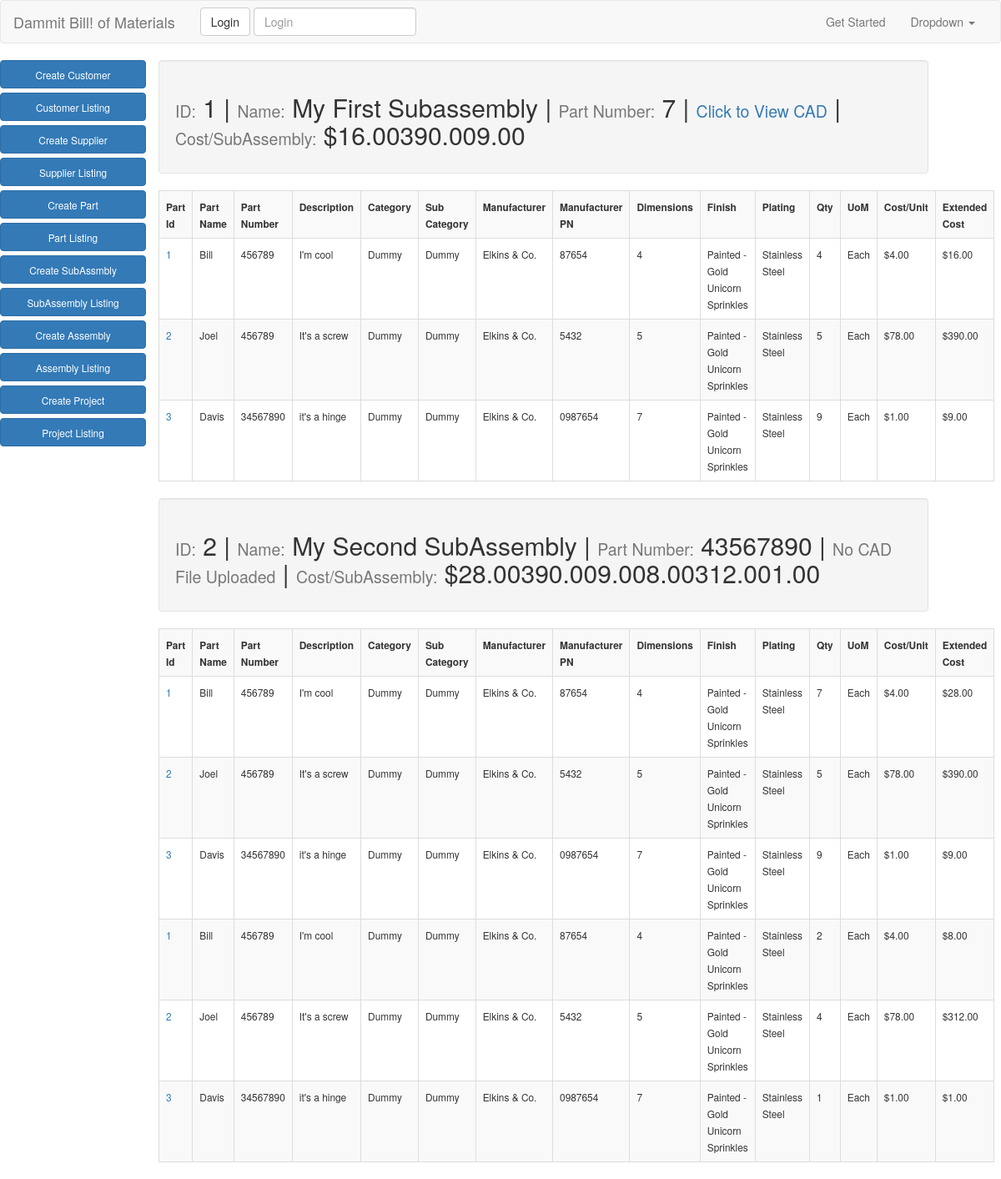
/subassembly_list/, run on the app's committed database.
### app/models.py (models this page shows, shortened)
class SubAssembly(models.Model):
    sub_assembly_name = models.CharField(max_length=50)
    sub_assembly_number = models.CharField(max_length=50)
    description = models.CharField(max_length=50, null=True, blank=True)
    category = models.ForeignKey(Category, null=True, blank=True)
    sub_category = models.ForeignKey(SubCategory, null=True, blank=True)
    mfg_supplier = models.ForeignKey('app.Supplier', null=True, blank=True)
    mfg_supplier_pn = models.CharField(max_length=50, null=True, blank=True)
    finish = models.ForeignKey('app.FinishTable', null=True, blank=True)
    plating = models.ForeignKey('app.PlatingTable', null=True, blank=True)
    subassembly_cost = models.DecimalField(max_digits=10, decimal_places=2, null=True, blank=True)
    notes = models.TextField(null=True, blank=True)
    cad_file = models.FileField(upload_to="cad_files", null=True, blank=True)

class SubAssemblyQuantity(models.Model):
    part = models.ForeignKey(Part)
    quantity = models.IntegerField()
    assembly = models.ForeignKey('app.SubAssembly')

class Part(models.Model):
    part_name = models.CharField(max_length=50)
    part_number = models.CharField(max_length=50)
    description = models.CharField(max_length=50)
    category = models.ForeignKey(Category)
    sub_category = models.ForeignKey(SubCategory)
    manufacturer = models.ForeignKey('app.Supplier', null=True, blank=True)
    manufacturer_pn = models.CharField(max_length=50, null=True, blank=True)
    dimensions = models.CharField(max_length=50)
    finish = models.ForeignKey('app.FinishTable', null=True, blank=True)
    plating = models.ForeignKey('app.PlatingTable', null=True, blank=True)
    uom = models.CharField(max_length=15)
    unit_cost = models.DecimalField(max_digits=10, decimal_places=2)
    part_url = models.URLField(null=True, blank=True)
    notes = models.TextField(null=True, blank=True)
    cad_file = models.FileField(upload_to="cad_files", null=True, blank=True)
    image = models.ImageField(upload_to="image_files", null=True, blank=True, verbose_name="Part Image")

class Category(models.Model):
    category = models.CharField(max_length=30)
    def __str__(self):
        return self.category

class SubCategory(models.Model):
    category = models.ForeignKey(Category)
    subcategory = models.CharField(max_length=30)
    def __str__(self):
        return self.subcategory

class Supplier(models.Model):
    name = models.CharField(max_length=50)
    contact = models.CharField(max_length=25, null=True, blank=True)
    phone = models.IntegerField(null=True, blank=True)
    email = models.EmailField(null=True, blank=True)
    website = models.URLField(null=True, blank=True)
    def __str__(self):
        return self.name

class FinishTable(models.Model):
    finish = models.CharField(max_length=50)
    description = models.TextField(null=True, blank=True)
    source = models.ForeignKey(Supplier, null=True, blank=True)
    def __str__(self):
        return self.finish

class PlatingTable(models.Model):
    plating = models.CharField(max_length=50)
    description = models.TextField(null=True, blank=True)
    source = models.ForeignKey(Supplier, null=True, blank=True)
    def __str__(self):
        return self.plating

### app/views.py (the view)
# urls.py: url(r'^subassembly_list/$', SubAssemblyListView.as_view(), name="subassembly_list_view"),
class SubAssemblyListView(ListView):
    model = SubAssembly
    template_name = "app/subassembly_list.html"
    def get_queryset(self):
        return self.model.objects.all()
    def get_context_data(self, **kwargs):
        context = super().get_context_data(**kwargs)
        context['subassembly'] = SubAssembly.objects.all()
        context['unit_cost'] = Part.objects.aggregate(Sum('unit_cost'))
        context['quantity'] = SubAssemblyQuantity.objects.aggregate(Sum('quantity'))
        return context

### templates/app/subassembly_list.html
{% extends "base.html" %}
{% load mathfilters %}
{% block content %}
<div class="row">
<nav>
    <div class="col-md-2">
      <a href="{% url 'create_customer_view' %}" type="button" class="btn btn-primary btn-block"><small>Create Customer</small></a>
      <a href="{% url 'customer_list_view' %}" type="button" class="btn btn-primary btn-block"><small>Customer Listing</small></a>
      <a href="{% url 'create_supplier_view' %}" type="button" class="btn btn-primary btn-block"><small>Create Supplier</small></a>
      <a href="{% url 'supplier_list_view' %}" type="button" class="btn btn-primary btn-block"><small>Supplier Listing</small></a>
      <a href="{% url 'create_part_view' %}" type="button" class="btn btn-primary btn-block"><small>Create Part</small></a>
      <a href="{% url 'part_list_view' %}" type="button" class="btn btn-primary btn-block"><small>Part Listing</small></a>
      <a href="{% url 'create_subassembly_view' %}" type="button" class="btn btn-primary btn-block"><small>Create SubAssmbly</small></a>
      <a href="{% url 'subassembly_list_view' %}" type="button" class="btn btn-primary btn-block"><small>SubAssembly Listing</small></a>
      <a href="{% url 'create_assembly_view' %}" type="button" class="btn btn-primary btn-block"><small>Create Assembly</small></a>
      <a href="{% url 'assembly_list_view' %}" type="button" class="btn btn-primary btn-block"><small>Assembly Listing</small></a>
      <a href="{% url 'create_project_view' %}" type="button" class="btn btn-primary btn-block"><small>Create Project</small></a>
      <a href="{% url 'project_list_view' %}" type="button" class="btn btn-primary btn-block"><small>Project Listing</small></a>
    </div>
</nav>
  <div class="col-md-9">
{% for object in object_list %}
  <div class="row">
    <div class="col-md-12 well">
      <h2><small>ID:</small> {{object.id}}  |  <small>Name:</small> {{object.sub_assembly_name}}  |  <small>Part Number:</small> {{object.sub_assembly_number}}  |  {% if object.cad_file %}<small><a href="{{object.cad_file.url}}">Click to View CAD</a></small>{% else %}<small>No CAD File Uploaded</small>{% endif %}  |  <small>Cost/SubAssembly:</small> ${% for part in object.subassemblyquantity_set.all %}{{part.part.unit_cost|mul:part.quantity}}{% endfor %}</h2>
    </div>
    <table class="table table-striped table-bordered table-hover">
        <tr>
          <th><small>Part Id</small></th>
          <th><small>Part Name</small></th>
          <th><small>Part Number</small></th>
          <th><small>Description</small></th>
          <th><small>Category</small></th>
          <th><small>Sub Category</small></th>
          <th><small>Manufacturer</small></th>
          <th><small>Manufacturer PN</small></th>
          <th><small>Dimensions</small></th>
          <th><small>Finish</small></th>
          <th><small>Plating</small></th>
          <th><small>Qty</small></th>
          <th><small>UoM</small></th>
          <th><small>Cost/Unit</small></th>
          <th><small>Extended Cost</small></th>
        </tr>
        {% for part in object.subassemblyquantity_set.all %}
          <tr>
            <td><a href="{% url 'subassembly_detail_view' part.id %}"><small>{{part.part.pk}}</small></a></td>
          <td><small>{{part.part.part_name}}</small></td>
          <td><small>{{part.part.part_number}}</small></td>
          <td><small>{{part.part.description}}</small></td>
          <td><small>{{part.part.category}}</small></td>
          <td><small>{{part.part.sub_category}}</small></td>
          <td><small>{{part.part.manufacturer}}</small></td>
          <td><small>{{part.part.manufacturer_pn}}</small></td>
          <td><small>{{part.part.dimensions}}</small></td>
          <td><small>{{part.part.finish}}</small></td>
          <td><small>{{part.part.plating}}</small></td>
          <td><small>{{part.quantity}}</small></td>
          <td><small>{{part.part.uom}}</small></td>
          <td><small>${{part.part.unit_cost}}</small></td>
          <td><small>${{part.quantity|mul:part.part.unit_cost}}</small></td>
          </tr>
          {% endfor %}
      </table>
    </div>
  {% endfor %}
</div>
</div>
{% endblock %}

### data on the page
SubAssembly: id "1", sub_assembly_name "My First Subassembly", sub_assembly_number "7"
SubAssemblyQuantity: part.unit_cost|mul "16.00", part.pk "1", part.part_name "Bill", part.part_number "456789", part.description "I'm cool", part.category "Dummy", part.sub_category "Dummy", part.manufacturer "Elkins & Co.", part.manufacturer_pn "87654", part.dimensions "4", part.finish "Painted - Gold Unicorn Sprinkles", part.plating "Stainless Steel", quantity "4", part.uom "Each", part.unit_cost "4.00", quantity|mul "16.00"
SubAssemblyQuantity: part.unit_cost|mul "390.00", part.pk "2", part.part_name "Joel", part.part_number "456789", part.description "It's a screw", part.category "Dummy", part.sub_category "Dummy", part.manufacturer "Elkins & Co.", part.manufacturer_pn "5432", part.dimensions "5", part.finish "Painted - Gold Unicorn Sprinkles", part.plating "Stainless Steel", quantity "5", part.uom "Each", part.unit_cost "78.00", quantity|mul "390.00"
SubAssemblyQuantity: part.unit_cost|mul "9.00", part.pk "3", part.part_name "Davis", part.part_number "34567890", part.description "it's a hinge", part.category "Dummy", part.sub_category "Dummy", part.manufacturer "Elkins & Co.", part.manufacturer_pn "0987654", part.dimensions "7", part.finish "Painted - Gold Unicorn Sprinkles", part.plating "Stainless Steel", quantity "9", part.uom "Each", part.unit_cost "1.00", quantity|mul "9.00"
SubAssembly: id "2", sub_assembly_name "My Second SubAssembly", sub_assembly_number "43567890", cad_file "No CAD File Uploaded"
SubAssemblyQuantity: part.unit_cost|mul "28.00", part.pk "1", part.part_name "Bill", part.part_number "456789", part.description "I'm cool", part.category "Dummy", part.sub_category "Dummy", part.manufacturer "Elkins & Co.", part.manufacturer_pn "87654", part.dimensions "4", part.finish "Painted - Gold Unicorn Sprinkles", part.plating "Stainless Steel", quantity "7", part.uom "Each", part.unit_cost "4.00", quantity|mul "28.00"
SubAssemblyQuantity: part.unit_cost|mul "390.00", part.pk "2", part.part_name "Joel", part.part_number "456789", part.description "It's a screw", part.category "Dummy", part.sub_category "Dummy", part.manufacturer "Elkins & Co.", part.manufacturer_pn "5432", part.dimensions "5", part.finish "Painted - Gold Unicorn Sprinkles", part.plating "Stainless Steel", quantity "5", part.uom "Each", part.unit_cost "78.00", quantity|mul "390.00"
SubAssemblyQuantity: part.unit_cost|mul "9.00", part.pk "3", part.part_name "Davis", part.part_number "34567890", part.description "it's a hinge", part.category "Dummy", part.sub_category "Dummy", part.manufacturer "Elkins & Co.", part.manufacturer_pn "0987654", part.dimensions "7", part.finish "Painted - Gold Unicorn Sprinkles", part.plating "Stainless Steel", quantity "9", part.uom "Each", part.unit_cost "1.00", quantity|mul "9.00"
SubAssemblyQuantity: part.unit_cost|mul "8.00", part.pk "1", part.part_name "Bill", part.part_number "456789", part.description "I'm cool", part.category "Dummy", part.sub_category "Dummy", part.manufacturer "Elkins & Co.", part.manufacturer_pn "87654", part.dimensions "4", part.finish "Painted - Gold Unicorn Sprinkles", part.plating "Stainless Steel", quantity "2", part.uom "Each", part.unit_cost "4.00", quantity|mul "8.00"
SubAssemblyQuantity: part.unit_cost|mul "312.00", part.pk "2", part.part_name "Joel", part.part_number "456789", part.description "It's a screw", part.category "Dummy", part.sub_category "Dummy", part.manufacturer "Elkins & Co.", part.manufacturer_pn "5432", part.dimensions "5", part.finish "Painted - Gold Unicorn Sprinkles", part.plating "Stainless Steel", quantity "4", part.uom "Each", part.unit_cost "78.00", quantity|mul "312.00"
SubAssemblyQuantity: part.unit_cost|mul "1.00", part.pk "3", part.part_name "Davis", part.part_number "34567890", part.description "it's a hinge", part.category "Dummy", part.sub_category "Dummy", part.manufacturer "Elkins & Co.", part.manufacturer_pn "0987654", part.dimensions "7", part.finish "Painted - Gold Unicorn Sprinkles", part.plating "Stainless Steel", quantity "1", part.uom "Each", part.unit_cost "1.00", quantity|mul "1.00"
